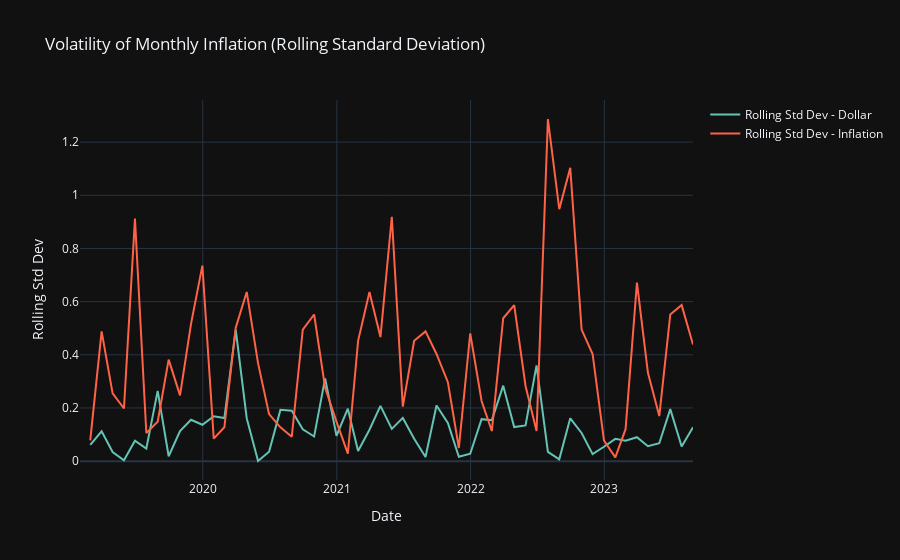

Write notebook code for a chart like this one.
### Markdown cell above
##### Volatility Analysis:

### Code cell
window_size = 2

df_macroeconomic_book['rolling_std_dollar'] = df_macroeconomic_book['dolar'].rolling(window=window_size).std()
df_macroeconomic_book['rolling_std_inflation'] = df_macroeconomic_book['ipca'].rolling(window=window_size).std()

fig = go.Figure()

fig.add_trace(go.Scatter(x=df_macroeconomic_book['date'], y=df_macroeconomic_book['rolling_std_dollar'], name='Rolling Std Dev - Dollar', line=dict(color='rgb(100, 195, 181)')))
fig.update_layout(title='Volatility of Dollar Exchange Rate (Rolling Standard Deviation)', xaxis_title='Date', yaxis_title='Rolling Std Dev', template='plotly_dark')

fig.add_trace(go.Scatter(x=df_macroeconomic_book['date'], y=df_macroeconomic_book['rolling_std_inflation'], name='Rolling Std Dev - Inflation', line=dict(color='tomato', width=2)))
fig.update_layout(title='Volatility of Monthly Inflation (Rolling Standard Deviation)', xaxis_title='Date', yaxis_title='Rolling Std Dev', template='plotly_dark')

fig.show()

### Figure 1 — Plotly figure (JSON) as saved in the notebook; plotly's stock layout.template omitted (floating-point values rounded to 4 significant figures)
{"data": [{"line": {"color": "rgb(100, 195, 181)"}, "name": "Rolling Std Dev - Dollar", "type": "scatter", "x": ["2019-01-31", "2019-02-28", "2019-03-31", "2019-04-30", "2019-05-31", "2019-06-30", "2019-07-31", "2019-08-31", "2019-09-30", "2019-10-31", "2019-11-30", "2019-12-31", "2020-01-31", "2020-02-29", "2020-03-31", "2020-04-30", "2020-05-31", "2020-06-30", "2020-07-31", "2020-08-31", "2020-09-30", "2020-10-31", "2020-11-30", "2020-12-31", "2021-01-31", "2021-02-28", "2021-03-31", "2021-04-30", "2021-05-31", "2021-06-30", "2021-07-31", "2021-08-31", "2021-09-30", "2021-10-31", "2021-11-30", "2021-12-31", "2022-01-31", "2022-02-28", "2022-03-31", "2022-04-30", "2022-05-31", "2022-06-30", "2022-07-31", "2022-08-31", "2022-09-30", "2022-10-31", "2022-11-30", "2022-12-31", "2023-01-31", "2023-02-28", "2023-03-31", "2023-04-30", "2023-05-31", "2023-06-30", "2023-07-31", "2023-08-31"], "y": [null, 0.06124, 0.1119, 0.03437, 0.003253, 0.07672, 0.04759, 0.2642, 0.01831, 0.1133, 0.1555, 0.1367, 0.1689, 0.1621, 0.495, 0.1614, 0.000495, 0.03514, 0.1928, 0.1895, 0.1198, 0.0927, 0.3112, 0.09546, 0.1974, 0.0384, 0.1182, 0.2077, 0.1212, 0.1626, 0.08443, 0.01534, 0.2094, 0.144, 0.01633, 0.02786, 0.1578, 0.1541, 0.284, 0.1282, 0.1345, 0.36, 0.03507, 0.006647, 0.1609, 0.1058, 0.02623, 0.05402, 0.08372, 0.07672, 0.09009, 0.05636, 0.06732, 0.1957, 0.05494, 0.1276]}, {"line": {"color": "tomato", "width": 2}, "name": "Rolling Std Dev - Inflation", "type": "scatter", "x": ["2019-01-31", "2019-02-28", "2019-03-31", "2019-04-30", "2019-05-31", "2019-06-30", "2019-07-31", "2019-08-31", "2019-09-30", "2019-10-31", "2019-11-30", "2019-12-31", "2020-01-31", "2020-02-29", "2020-03-31", "2020-04-30", "2020-05-31", "2020-06-30", "2020-07-31", "2020-08-31", "2020-09-30", "2020-10-31", "2020-11-30", "2020-12-31", "2021-01-31", "2021-02-28", "2021-03-31", "2021-04-30", "2021-05-31", "2021-06-30", "2021-07-31", "2021-08-31", "2021-09-30", "2021-10-31", "2021-11-30", "2021-12-31", "2022-01-31", "2022-02-28", "2022-03-31", "2022-04-30", "2022-05-31", "2022-06-30", "2022-07-31", "2022-08-31", "2022-09-30", "2022-10-31", "2022-11-30", "2022-12-31", "2023-01-31", "2023-02-28", "2023-03-31", "2023-04-30", "2023-05-31", "2023-06-30", "2023-07-31", "2023-08-31"], "y": [null, 0.07778, 0.4879, 0.2546, 0.198, 0.9122, 0.1061, 0.1485, 0.3818, 0.2475, 0.5162, 0.7354, 0.08485, 0.1273, 0.502, 0.6364, 0.3677, 0.1768, 0.1273, 0.09192, 0.495, 0.5515, 0.2758, 0.1485, 0.02828, 0.4525, 0.6364, 0.4667, 0.9192, 0.2051, 0.4525, 0.4879, 0.4031, 0.297, 0.0495, 0.4808, 0.2263, 0.1131, 0.5374, 0.5869, 0.2828, 0.1131, 1.287, 0.9475, 1.103, 0.495, 0.4031, 0.07778, 0.01414, 0.1202, 0.6718, 0.3323, 0.1697, 0.5515, 0.5869, 0.4384]}], "layout": {"title": {"text": "Volatility of Monthly Inflation (Rolling Standard Deviation)"}, "xaxis": {"title": {"text": "Date"}}, "yaxis": {"title": {"text": "Rolling Std Dev"}}}}
